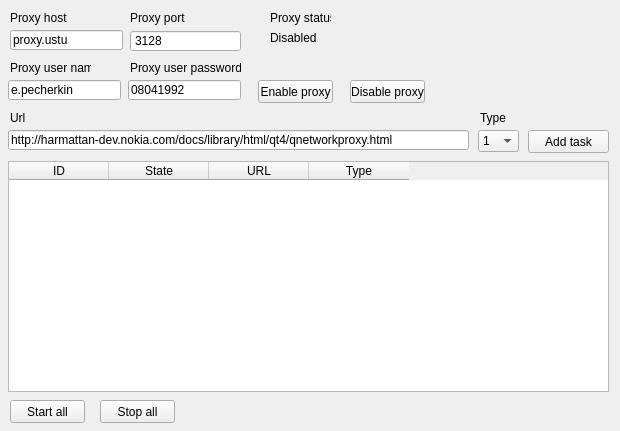
<?xml version="1.0" encoding="UTF-8"?>
<ui version="4.0">
 <class>MainWindow</class>
 <widget class="QMainWindow" name="MainWindow">
  <property name="geometry">
   <rect>
    <x>0</x>
    <y>0</y>
    <width>620</width>
    <height>431</height>
   </rect>
  </property>
  <property name="windowTitle">
   <string>MainWindow</string>
  </property>
  <widget class="QWidget" name="centralWidget">
   <widget class="QLineEdit" name="proxyHostLineEdit">
    <property name="geometry">
     <rect>
      <x>10</x>
      <y>30</y>
      <width>113</width>
      <height>20</height>
     </rect>
    </property>
    <property name="text">
     <string>proxy.ustu</string>
    </property>
   </widget>
   <widget class="QLineEdit" name="proxyUserNameLineEdit">
    <property name="geometry">
     <rect>
      <x>8</x>
      <y>80</y>
      <width>113</width>
      <height>20</height>
     </rect>
    </property>
    <property name="text">
     <string>e.pecherkin</string>
    </property>
   </widget>
   <widget class="QLineEdit" name="proxyUserPasswordLineEdit">
    <property name="geometry">
     <rect>
      <x>128</x>
      <y>80</y>
      <width>113</width>
      <height>20</height>
     </rect>
    </property>
    <property name="text">
     <string>08041992</string>
    </property>
   </widget>
   <widget class="QSpinBox" name="proxyPortSpinBox">
    <property name="geometry">
     <rect>
      <x>130</x>
      <y>30</y>
      <width>111</width>
      <height>22</height>
     </rect>
    </property>
    <property name="buttonSymbols">
     <enum>QAbstractSpinBox::NoButtons</enum>
    </property>
    <property name="keyboardTracking">
     <bool>true</bool>
    </property>
    <property name="maximum">
     <number>10000</number>
    </property>
    <property name="value">
     <number>3128</number>
    </property>
   </widget>
   <widget class="QPushButton" name="enableProxyButton">
    <property name="geometry">
     <rect>
      <x>258</x>
      <y>80</y>
      <width>75</width>
      <height>23</height>
     </rect>
    </property>
    <property name="text">
     <string>Enable proxy</string>
    </property>
   </widget>
   <widget class="QTableWidget" name="tasksTableWidget">
    <property name="geometry">
     <rect>
      <x>8</x>
      <y>161</y>
      <width>601</width>
      <height>231</height>
     </rect>
    </property>
    <property name="editTriggers">
     <set>QAbstractItemView::NoEditTriggers</set>
    </property>
    <property name="selectionMode">
     <enum>QAbstractItemView::SingleSelection</enum>
    </property>
    <property name="selectionBehavior">
     <enum>QAbstractItemView::SelectRows</enum>
    </property>
    <property name="cornerButtonEnabled">
     <bool>false</bool>
    </property>
    <property name="columnCount">
     <number>4</number>
    </property>
    <attribute name="horizontalHeaderHighlightSections">
     <bool>false</bool>
    </attribute>
    <attribute name="verticalHeaderVisible">
     <bool>false</bool>
    </attribute>
    <attribute name="verticalHeaderHighlightSections">
     <bool>false</bool>
    </attribute>
    <column>
     <property name="text">
      <string>ID</string>
     </property>
    </column>
    <column>
     <property name="text">
      <string>State</string>
     </property>
    </column>
    <column>
     <property name="text">
      <string>URL</string>
     </property>
    </column>
    <column>
     <property name="text">
      <string>Type</string>
     </property>
    </column>
   </widget>
   <widget class="QPushButton" name="newTaskAddButton">
    <property name="geometry">
     <rect>
      <x>528</x>
      <y>130</y>
      <width>81</width>
      <height>23</height>
     </rect>
    </property>
    <property name="text">
     <string>Add task</string>
    </property>
   </widget>
   <widget class="QLineEdit" name="newTaskUrlLineEdit">
    <property name="geometry">
     <rect>
      <x>8</x>
      <y>130</y>
      <width>461</width>
      <height>20</height>
     </rect>
    </property>
    <property name="text">
     <string>http://harmattan-dev.nokia.com/docs/library/html/qt4/qnetworkproxy.html</string>
    </property>
   </widget>
   <widget class="QLabel" name="label">
    <property name="geometry">
     <rect>
      <x>10</x>
      <y>10</y>
      <width>61</width>
      <height>16</height>
     </rect>
    </property>
    <property name="text">
     <string>Proxy host</string>
    </property>
   </widget>
   <widget class="QLabel" name="label_2">
    <property name="geometry">
     <rect>
      <x>130</x>
      <y>10</y>
      <width>61</width>
      <height>16</height>
     </rect>
    </property>
    <property name="text">
     <string>Proxy port</string>
    </property>
   </widget>
   <widget class="QLabel" name="label_3">
    <property name="geometry">
     <rect>
      <x>10</x>
      <y>60</y>
      <width>81</width>
      <height>16</height>
     </rect>
    </property>
    <property name="text">
     <string>Proxy user name</string>
    </property>
   </widget>
   <widget class="QLabel" name="label_4">
    <property name="geometry">
     <rect>
      <x>130</x>
      <y>60</y>
      <width>111</width>
      <height>16</height>
     </rect>
    </property>
    <property name="text">
     <string>Proxy user password</string>
    </property>
   </widget>
   <widget class="QLabel" name="label_5">
    <property name="geometry">
     <rect>
      <x>10</x>
      <y>110</y>
      <width>81</width>
      <height>16</height>
     </rect>
    </property>
    <property name="text">
     <string>Url</string>
    </property>
   </widget>
   <widget class="QLabel" name="label_6">
    <property name="geometry">
     <rect>
      <x>480</x>
      <y>110</y>
      <width>31</width>
      <height>16</height>
     </rect>
    </property>
    <property name="text">
     <string>Type</string>
    </property>
   </widget>
   <widget class="QPushButton" name="startAllTasksButton">
    <property name="geometry">
     <rect>
      <x>10</x>
      <y>400</y>
      <width>75</width>
      <height>23</height>
     </rect>
    </property>
    <property name="text">
     <string>Start all</string>
    </property>
   </widget>
   <widget class="QPushButton" name="stopAllTasksButton">
    <property name="geometry">
     <rect>
      <x>100</x>
      <y>400</y>
      <width>75</width>
      <height>23</height>
     </rect>
    </property>
    <property name="text">
     <string>Stop all</string>
    </property>
   </widget>
   <widget class="QComboBox" name="newTaskTypeComboBox">
    <property name="geometry">
     <rect>
      <x>478</x>
      <y>130</y>
      <width>41</width>
      <height>22</height>
     </rect>
    </property>
    <item>
     <property name="text">
      <string>1</string>
     </property>
    </item>
    <item>
     <property name="text">
      <string>3</string>
     </property>
    </item>
    <item>
     <property name="text">
      <string>4</string>
     </property>
    </item>
    <item>
     <property name="text">
      <string>8</string>
     </property>
    </item>
    <item>
     <property name="text">
      <string>9</string>
     </property>
    </item>
   </widget>
   <widget class="QLabel" name="label_7">
    <property name="geometry">
     <rect>
      <x>270</x>
      <y>10</y>
      <width>61</width>
      <height>16</height>
     </rect>
    </property>
    <property name="text">
     <string>Proxy status</string>
    </property>
   </widget>
   <widget class="QLabel" name="proxyStatusLabel">
    <property name="geometry">
     <rect>
      <x>270</x>
      <y>30</y>
      <width>46</width>
      <height>16</height>
     </rect>
    </property>
    <property name="text">
     <string>Disabled</string>
    </property>
   </widget>
   <widget class="QPushButton" name="disableProxyButton">
    <property name="geometry">
     <rect>
      <x>350</x>
      <y>80</y>
      <width>75</width>
      <height>23</height>
     </rect>
    </property>
    <property name="text">
     <string>Disable proxy</string>
    </property>
   </widget>
  </widget>
 </widget>
 <layoutdefault spacing="6" margin="11"/>
 <resources/>
 <connections/>
</ui>
